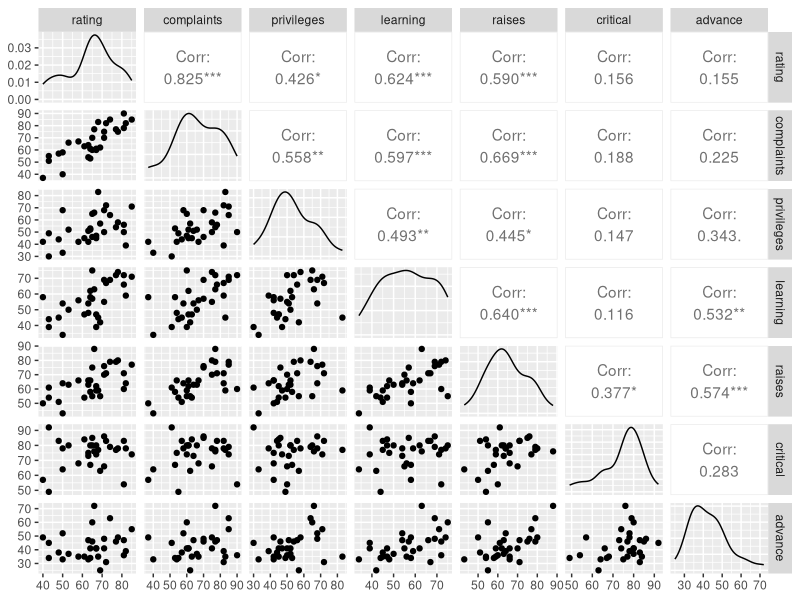
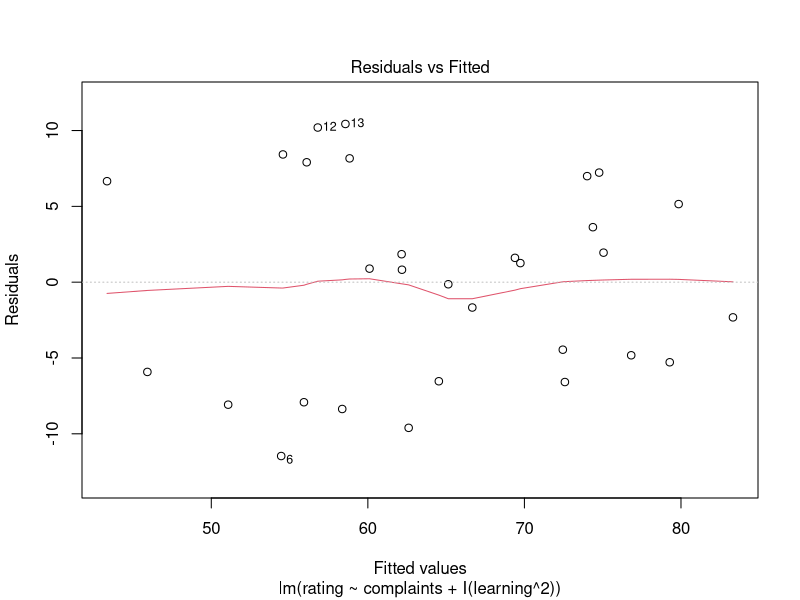
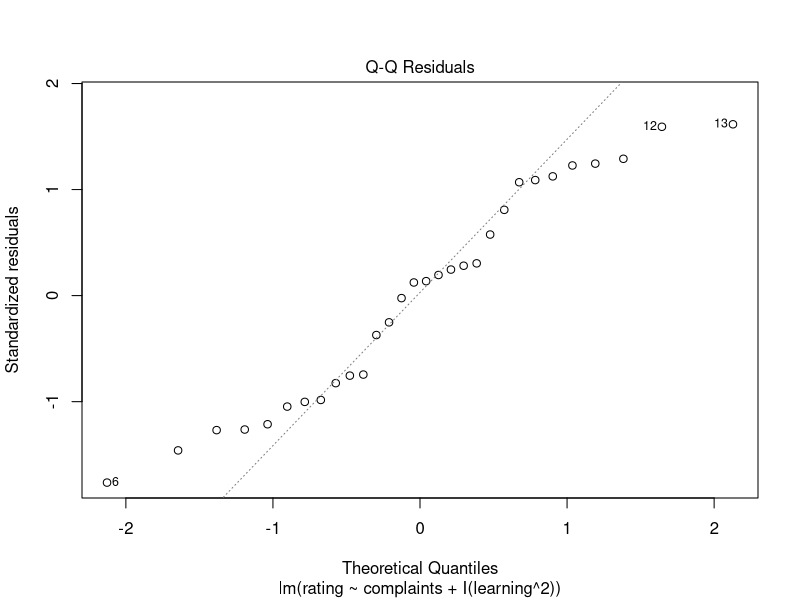
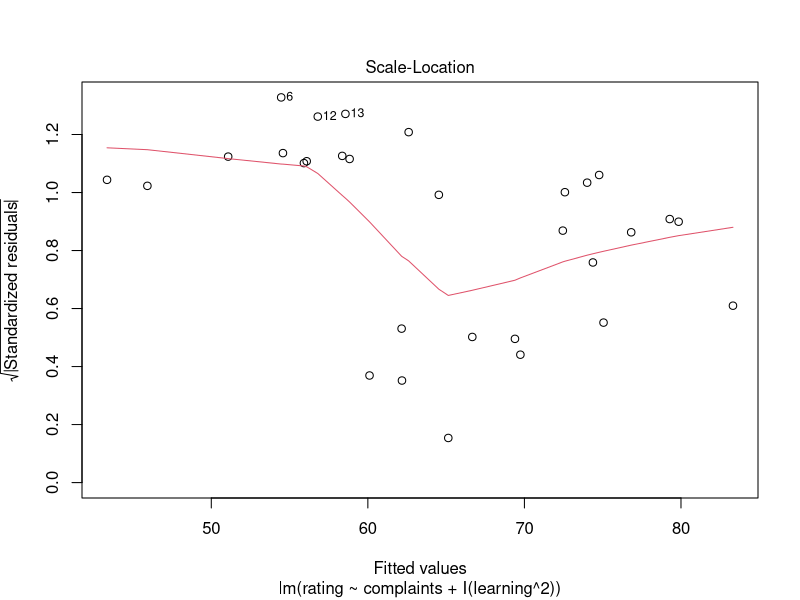
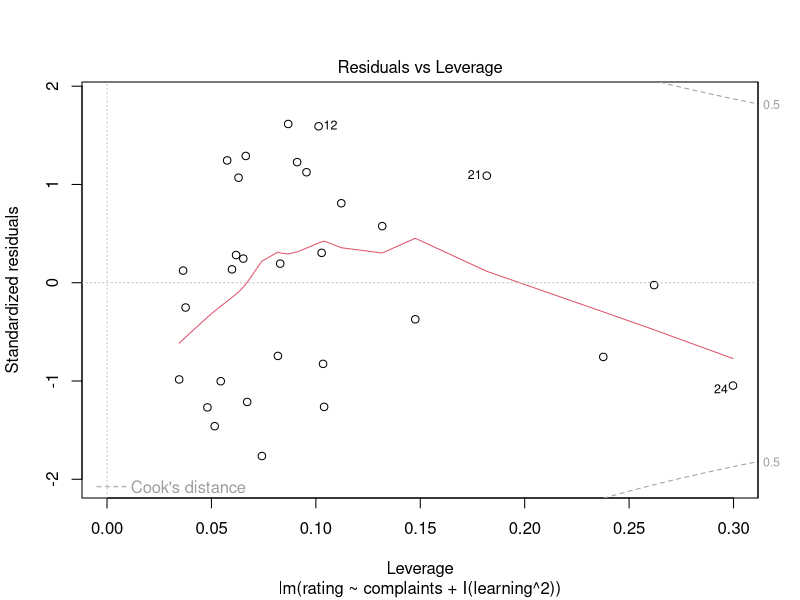

Write R code to recreate these figures, in order.
library("lmtest")
library("GGally")
library("car")

data = attitude

help(attitude)
summary(data)
ggpairs(data)
# ВАРИАНТ 30
# Объясняемая переменная rating 
# Регрессоры learning complaints privileges

premodel  = lm(privileges~complaints+learning, data) 
summary(premodel) 
#R2 0.3035 - небольшой, линейная зависимость небольшая
premodel2 = lm(complaints~privileges+learning, data)
summary(premodel2) 
# R2 0.4073 - средний,слабая линейная зависимость есть, самый большой R2 из всех регрессоров
premodel3 = lm(learning~privileges+complaints, data)
summary(premodel3) 
#R2 0.3484 - небольшой, линейная зависимость небольшая


model = lm(rating~complaints+privileges+learning, data)
vif(model)
summary(model)
# Adjusted R-squared:  0.6821 - модель достаточно хорошая, но можно лучше

# регрессоры privileges плохо, learning чуть лучше объясняет переменную rating 
# у обоих регрессоров p статистика высока, звёздочек нет, у learning только точка

# регрессор complaints хорошо объясняет переменную rating (имеет низкую p-статистику и ***) 


model2 = lm(rating~complaints+learning, data)
vif(model2)
summary(model2)
# Adjusted R-squared:  0.6864 коэффициент повысился модель улучшилась после исключения 
# регрессора privileges, также он имел значимую линейную зависимость по отношению к другим переменным, оставим эту модель

#=========ЗАДАНИЕ 2.3======================================
# Пытаемся ввести в модель логарифмы регрессоров

data$log_learning = log(data$learning)
data$log_complaints = log(data$complaints)
data$log_privileges = log(data$privileges)

test_model = lm(rating~complaints+learning+log_learning, data)
vif(test_model)
summary(test_model)
# vif высокий (линейная зависимость между регрессорами)
test_model = lm(rating~complaints+log_learning, data)
vif(test_model)
summary(test_model)
# vif низкий Adjusted R-squared:  0.6798 ухудшился по сравнению с оригинальной моделью
# р-статистика log_learning высокая

test_model = lm(rating~complaints+learning+log_complaints, data)
vif(test_model)
summary(test_model)
# vif опять высокий (линейная зависимость между регрессорами)
test_model = lm(rating~learning+log_complaints, data)
vif(test_model)
summary(test_model)
#vif низкий, модель не сильно отличается от оригинальной Adjusted R-squared 0.6828 (немного ухудшился)

test_model = lm(rating~complaints+learning+log_privileges, data)
vif(test_model)
summary(test_model)
#vif низкий, модель не сильно отличается от оригинальной Adjusted R-squared 0.6793 (немного ухудшился)

#=====================================================================================
# Введение логарифмов бессмысленно, так как либо возрастает vif, либо уменьшается r^2
# Оставим изначальную модель model2
#=====================================================================================

model2 = lm(rating~complaints+learning, data)
vif(model2)
summary(model2)

#=========ЗАДАНИЕ 2.4======================================
# Пытаемся ввести в модель произведения регрессоров

# Проверяем модель с всевозможными произведениями с регрессором complaints
multiplication_test_model = lm(rating~complaints+learning+I(complaints*learning), data)
vif(multiplication_test_model)
summary(multiplication_test_model)
# vif высокий (линейная зависимость между регрессорами)

multiplication_test_model = lm(rating~+learning+I(complaints*learning), data)
vif(multiplication_test_model)
summary(multiplication_test_model)
# vif средний (линейная зависимость между регрессорами)

multiplication_test_model = lm(rating~complaints+I(complaints*learning), data)
vif(multiplication_test_model)
summary(multiplication_test_model)
# vif средний (линейная зависимость между регрессорами)


multiplication_test_model = lm(rating~complaints+learning+I(complaints^2), data)
vif(multiplication_test_model)
summary(multiplication_test_model)
# vif высокий (линейная зависимость между регрессорами)

multiplication_test_model = lm(rating~learning+I(complaints^2), data)
vif(multiplication_test_model)
summary(multiplication_test_model)
# vif низкий, регрессор I(complaints^2) заменил complaints и чуть ухудшил Adjusted R-squared:  0.6735 

multiplication_test_model = lm(rating~complaints+learning+I(complaints*privileges), data)
vif(multiplication_test_model)
summary(multiplication_test_model)
# vif низкий, Adjusted R-squared:  0.6837 - чуть хуже оригинальной, у произведения 
# p-статистика высокая


# Проверяем модель с оставшимися всевозможными произведениями
multiplication_test_model = lm(rating~complaints+learning+I(learning*privileges), data)
vif(multiplication_test_model)
summary(multiplication_test_model)
# vif средний (линейная зависимость между регрессорами есть) R^2 0.6801 чуть уменьшился

multiplication_test_model = lm(rating~complaints+learning+I(learning^2), data)
vif(multiplication_test_model)
summary(multiplication_test_model)
# vif высокий (линейная зависимость между регрессорами)

#========================================================================
lucky_model = lm(rating~complaints+I(learning^2), data)
vif(lucky_model)
summary(lucky_model)
# vif низкий, Adjusted R-squared:  0.6919 чуть возрос по сравнению с model2 
#========================================================================

multiplication_test_model = lm(rating~complaints+learning+I(privileges^2), data)
vif(multiplication_test_model)
summary(multiplication_test_model)
# vif низкий, Adjusted R-squared:  0.6846 чуть хуже чем в model2

multiplication_test_model = lm(rating~complaints+I(learning^2)+I(privileges^2), data)
vif(multiplication_test_model)
summary(multiplication_test_model)
# vif низкий, Adjusted R-squared:  0.691 лучше чем в model2, но хуже чем в lucky_model

# Вводим улучшенную модель lucky_model, как основную


# Задание 2.1.1 

lucky_model = lm(rating~complaints+I(learning^2), data)
vif(lucky_model)
summary(lucky_model)
plot(lucky_model)
# 27 степеней свободы - 2 переменные = 25

t_critical = qt(0.975, df = 25)
t_critical # 2.059539

# [b - error*t_critical , b + error*t_critical].


b_comp = 0.635954
error_comp = 0.116560   
interval_comp = c(b_comp - error_comp*t_critical, b_comp + error_comp*t_critical)
interval_comp # [0.3958942, 0.8760138]
# b = 0 не попадает в доверительный интервал на уровне значимости 5%, регрессор сильно влияет на модель


# learning^2 = ls
b_ls = 0.002031   
error_ls = 0.001174      
interval_ls = c(b_ls - error_ls*t_critical, b_ls + error_ls*t_critical)
interval_ls # [-0.0003868983,  0.0044488983]
# b = 0 попадает в доверительный интервал, также этот интервал очень маленький, из чего можно
# сделать вывод, что регрессор практически не влияет на переменную

new.data = data.frame(complaints = mean(data$complaints), learning = mean(data$learning))
predict(lucky_model, new.data, interval = "confidence")
#  fit      lwr      upr
#  64.36285 61.81133 66.91438

# Доверительный интервал набора достаточно маленький, следовательно переменная хорошо объяснена моделью для данных значений

